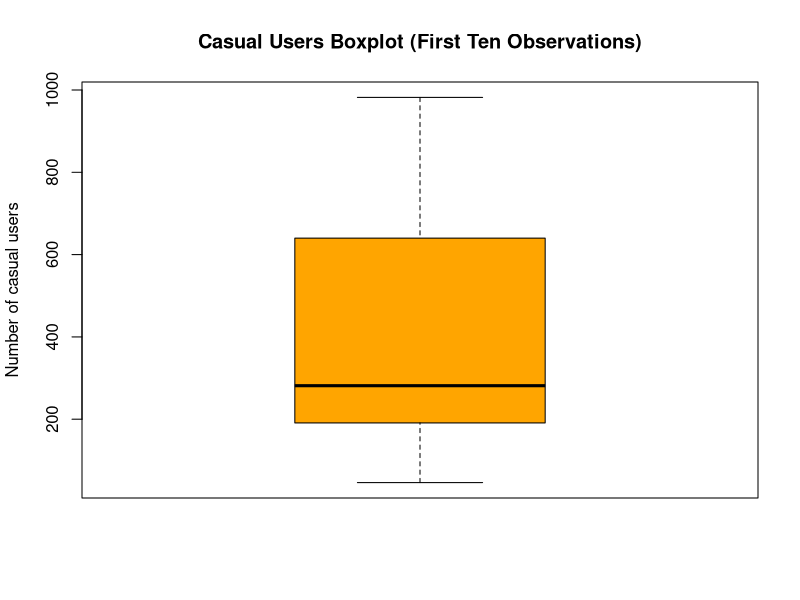
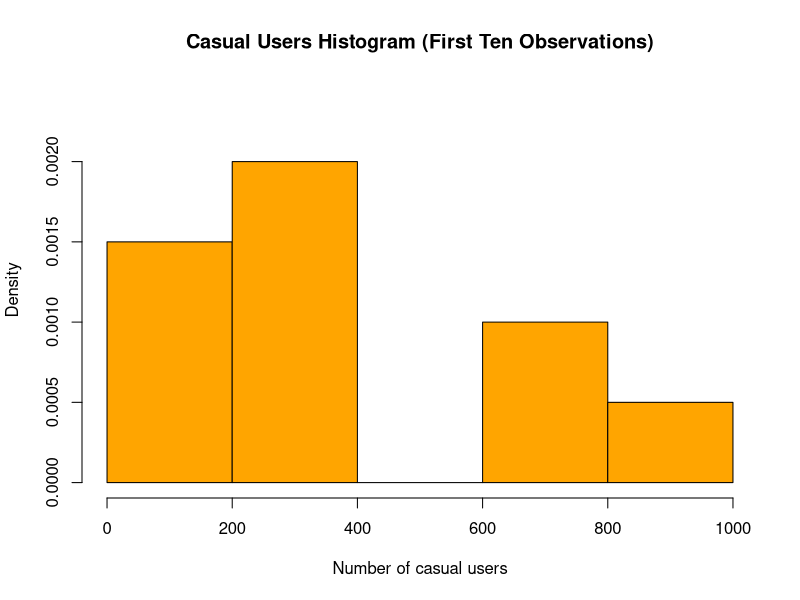
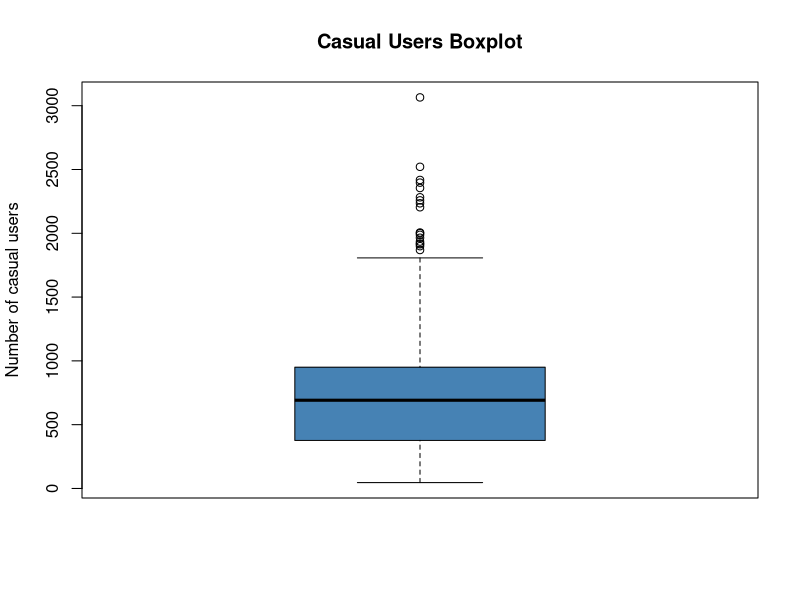
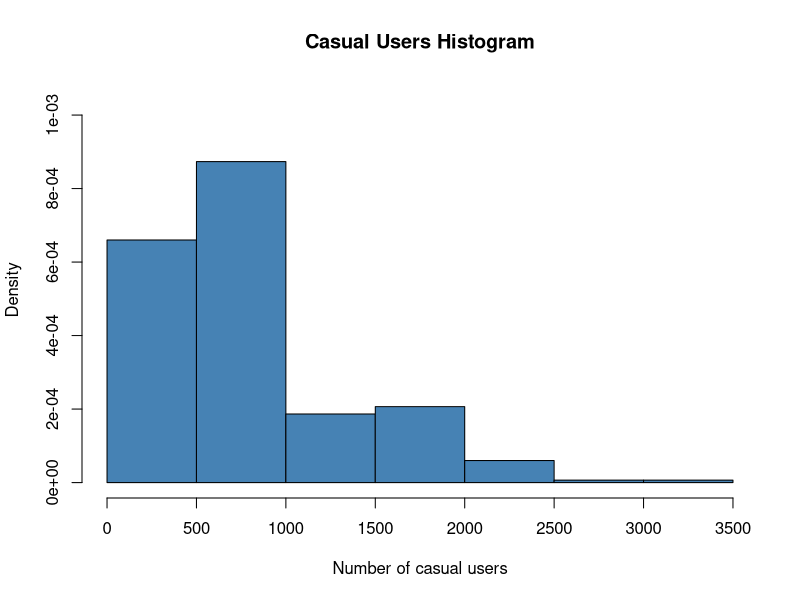

Write R code to recreate these figures, in order.
# =========================
# First Question
# =========================

# 1. Defining the highest student number
# students numbers
alexandre_sn <- 578345
bruno_sn <- 578342
danny_sn <- 579763
saulo_sn <- 579493

# highest student number
M <- max(c(alexandre_sn, bruno_sn, danny_sn, saulo_sn)) # 579763

# 2. Defining the start and the end of group's dataset
# start
r <- 1 + (M %% 100)     # 64

# end
end <- 300 + r - 1      # 363

# 3. Defining data_group (ie., the group's dataset)
# loading the entire file
all_data <- read.csv("HW1_bike_sharing.csv")

# defining our scope
data_group <- all_data[r:end, ]         # collect the lines 64-363

# 4. Defining the first 10 observations (we'll use them in the subsequent questions to validate our manual computations)
first_ten <- data_group[1:10, ]

# 5. Presenting our results
cat("=========================First Question=========================\n")
cat("1. Students Numbers of Group:\n")
cat("   Alexandre Grangeiro:", alexandre_sn, "\n")
cat("   Bruno Lage:", bruno_sn, "\n")
cat("   Danny Secundino:", danny_sn, "\n")
cat("   Saulo Gomes:", saulo_sn, "\n")
cat("\n")

cat("2. Highest student number: M =", M, "\n")
cat("\n")

cat("3. Start of group's dataset: r =", r, "\n")
cat("\n")

cat("4. Date of first observation:", data_group[1, "dteday"], "\n")
cat("   Date of last observation:", data_group[300, "dteday"], "\n")
cat("\n")

cat("5. The R code used to construct data_group is the code running right now.\n")
cat("\n\n")

# =========================
# Second Question
# =========================

# 0. Defining a new column (total_user)
# in data_group
data_group$total_user <- data_group$casual + data_group$registered

# in first_ten
first_ten$total_user <- first_ten$casual + first_ten$registered

# 1. Answering the first step
# the answers will be presented at this code in the section "Presenting our results" of this question
# however, a more detailed answer will be at the report

# in addition, we can check if there are any missing values [we know that there are none, so we'll only store this information on a variable]

has_missing_values = any(is.na(data_group))  # returns TRUE if there are any missing values and FALSE otherwise [we tried it, and the result is FALSE]

# 2. Calculating the measures of central tendency [we'll consider the following relevant numerical variables: temp, casual, registered]
# with the first ten observations (to compare with manual computations)
# mean
xn_first10_temp <- mean(first_ten$temp)
xn_first10_casual <- mean(first_ten$casual)
xn_first10_registered <- mean(first_ten$registered)
xn_first10_total_user <- mean(first_ten$total_user)
# median
me_first10_temp <- median(first_ten$temp)
me_first10_casual <- median(first_ten$casual)
me_first10_registered <- median(first_ten$registered)
me_first10_total_user <- median(first_ten$total_user)

# mode [none of the numerical variables have a mode that is meaningful to calculate]

# with all group's dataset
# mean
xn_temp <- mean(data_group$temp)
xn_casual <- mean(data_group$casual)
xn_registered <- mean(data_group$registered)
xn_total_user <- mean(data_group$total_user)

# median
me_temp <- median(data_group$temp)
me_casual <- median(data_group$casual)
me_registered <- median(data_group$registered)
me_total_user <- median(data_group$total_user)

# mode [none of the numerical variables have a mode that is meaningful to calculate]

# 3. Quartiles analyses [choosed variable: casual] (we'll use native functions of R to do this!)
# with the first ten observations (to compare with manual computations)
# quartiles
Q1_f10 <- quantile(first_ten$casual, 0.25)
Q2_f10 <- quantile(first_ten$casual, 0.5)
Q3_f10 <- quantile(first_ten$casual, 0.75)

# interquartile range
iqr_f10 <- IQR(first_ten$casual)

# bounds for identifying potential outliers
lower_bound_f10 <- Q1_f10 - 1.5 * iqr_f10
upper_bound_f10 <- Q3_f10 + 1.5 * iqr_f10

# identifying outliers
outliers_f10 <- first_ten[first_ten$casual < lower_bound_f10 | first_ten$casual > upper_bound_f10, ]   # store the lines out of bounds to variable casual

# with all group's dataset
# quartiles
Q1 <- quantile(data_group$casual, 0.25)
Q2 <- quantile(data_group$casual, 0.5)
Q3 <- quantile(data_group$casual, 0.75)

# interquartile range
iqr <- IQR(data_group$casual)

# bounds for identifying potential outliers
lower_bound <- Q1 - 1.5 * iqr
upper_bound <- Q3 + 1.5 * iqr

# identifying outliers
outliers <- data_group[data_group$casual < lower_bound | data_group$casual > upper_bound, ]   # store the lines out of bounds to variable casual

# 4. Boxplot and Histogram
# with the first ten observations (to compare with manual computations)
boxplot(first_ten$casual,
        main = "Casual Users Boxplot (First Ten Observations)",
        ylab = "Number of casual users",
        col = "orange")

# histogram
h <- hist(first_ten$casual, plot = FALSE)      # firt make the histogram, withoutplot
hist(first_ten$casual,                         # plotting the histogram
     main = "Casual Users Histogram (First Ten Observations)",
     xlab = "Number of casual users",
     ylab = "Density",
     col = "orange",
     border = "black",
     freq = FALSE,
     ylim = c(0, max(h$density) * 1.2))    # adds 20% clearance to the upper limit

# with all group's dataset
# boxplot
boxplot(data_group$casual,
        main = "Casual Users Boxplot",
        ylab = "Number of casual users",
        col = "steelblue")
# histogram
h <- hist(data_group$casual, plot = FALSE)      # firt make the histogram, withoutplot
hist(data_group$casual,                         # plotting the histogram
     main = "Casual Users Histogram",
     xlab = "Number of casual users",
     ylab = "Density",
     col = "steelblue",
     border = "black",
     freq = FALSE,
     ylim = c(0, max(h$density) * 1.2))    # adds 20% clearance to the upper limit

# 5. Defining the variable low_usage
# with the first ten observations (to compare with manual computations)
# first quartile
Q1_lowusage_f10 <- quantile(first_ten$total_user, 0.25)

# new column low_usage
first_ten$low_usage <- ifelse(first_ten$total_user < Q1_lowusage_f10, 1, 0)

# with all group's dataset
# first quartile
Q1_lowusage <- quantile(data_group$total_user, 0.25)

# new column low_usage
data_group$low_usage <- ifelse(data_group$total_user < Q1_lowusage, 1, 0)

# 6. Presenting our results
cat("=========================Second Question=========================\n")
cat("1. Performing analyses:\n")
cat("a) Classifying the variables:\n")
cat("   instant: numerical.\n")
cat("   dteday: categorical.\n")
cat("   season: categorical.\n")
cat("   weathersit: categorical.\n")
cat("   temp: numerical.\n")
cat("   casual: numerical.\n")
cat("   registered: numerical.\n")

cat("b) Identifying the categories of the categorical variables:\n")
cat("   dteday: ordinal.\n")
cat("   season: nominal.\n")
cat("   weathersit: nominal.\n")

cat("c) Identifying the units of measurement and the meaning of the numerical variables:\n")
cat("   instant: no unit of measurement; represents an identification of the observation, like a ID.\n")
cat("   temp: degrees Celsius; represents the temperature of the day.\n")
cat("   casual: persons; represents the number of users non-registered that used bikes on the day.\n")
cat("   registered: persons; represents the number of users registered that used bikes on the day.\n")

cat("d) Check for missing values:\n")
cat("   We have stored this information in the variable has_missing_values, and your result is:", has_missing_values, "\n")
if(has_missing_values) {
    cat("   It means that there are some missing values.\n")
} else {
    cat("   It means that there are not any missing values.\n")
}
cat("\n")


cat("2. Calculating measures of central tendency:\n")
cat("[We'll consider the following relevant numerical variables: temp, casual, registered, total_user]\n")
cat("a) For the first ten observations (to compare with manual computations):\n")
cat("   i) Mean:\n")
cat("       temp:", xn_first10_temp, "\n")
cat("       casual:", xn_first10_casual, "\n")
cat("       registered:", xn_first10_registered, "\n")
cat("       total_user:", xn_first10_total_user, "\n")
cat("   ii) Median:\n")
cat("       temp:", me_first10_temp, "\n")
cat("       casual:", me_first10_casual, "\n")
cat("       registered:", me_first10_registered, "\n")
cat("       total_user:", me_first10_total_user, "\n")
cat("   iii) Mode:\n")
cat("       None of the numerical variables have a mode that is meaningful to calculate\n")
cat("b) For all group's dataset:\n")
cat("   i) Mean:\n")
cat("       temp:", xn_temp, "\n")
cat("       casual:", xn_casual, "\n")
cat("       registered:", xn_registered, "\n")
cat("       total_user:", xn_total_user, "\n")
cat("   ii) Median:\n")
cat("       temp:", me_temp, "\n")
cat("       casual:", me_casual, "\n")
cat("       registered:", me_registered, "\n")
cat("       total_user:", me_total_user, "\n")
cat("   iii) Mode:\n")
cat("       None of the numerical variables have a mode that is meaningful to calculate\n")
cat("\n")


cat("3. Analyzing the quartiles:\n")
cat("[We have choosed the variable casual]\n")
cat("a) For the first ten observations (to compare with manual computations):\n")
cat("   i) Quartiles and Interquartile Range:\n")
cat("       Q1 =", Q1_f10, "\n")
cat("       Q2 =", Q2_f10, "\n")
cat("       Q3 =", Q3_f10, "\n")
cat("       IQR =", iqr_f10, "\n")
cat("   ii) Lower and upper bounds for identifying potential outliers:\n")
cat("       Lower bound:", lower_bound_f10, "\n")
cat("       Upper bound:", upper_bound_f10, "\n")
cat("   iii) Outliers:\n")
cat("       Quantity of outliers:", nrow(outliers_f10), "\n")
cat("       Date of outliers:\n")
cat("           ", outliers_f10$dteday, "\n")
cat("b) For all group's dataset:\n")
cat("   i) Quartiles and Interquartile Range:\n")
cat("       Q1 =", Q1, "\n")
cat("       Q2 =", Q2, "\n")
cat("       Q3 =", Q3, "\n")
cat("       IQR =", iqr, "\n")
cat("   ii) Lower and upper bounds for identifying potential outliers:\n")
cat("       Lower bound:", lower_bound, "\n")
cat("       Upper bound:", upper_bound, "\n")
cat("   iii) Outliers:\n")
cat("       Quantity of outliers:", nrow(outliers), "\n")
cat("       Date of outliers:\n")
cat("           ", outliers$dteday, "\n")
cat("\n")

cat("4. Boxplot and Histogram:\n")
cat("Both are at the generated pdf Rplots.pdf\n")
cat("\n")

cat("5. Variable low_usage:\n")
cat("a) For the first ten observations (to compare with manual computations):\n")
cat("   i) First quartile value: Q1 =", Q1_lowusage_f10,"\n")
cat("   ii) Number of days classified as having low usage:", nrow(first_ten[first_ten$low_usage == 1, ]),"\n")
cat("   iii) Proportion compared with all frame:", nrow(first_ten[first_ten$low_usage == 1, ])/nrow(first_ten),"\n")
cat("b) For all group's dataset:\n")
cat("   i) First quartile value: Q1 =", Q1_lowusage,"\n")
cat("   ii) Number of days classified as having low usage:", nrow(data_group[data_group$low_usage == 1, ]),"\n")
cat("   iii) Proportion compared with all frame:", nrow(data_group[data_group$low_usage == 1, ])/nrow(data_group),"\n")
cat("\n\n")

# =========================
# Third Question
# =========================

# 





# X. Presenting our results
cat("=========================Third Question==========================\n")
